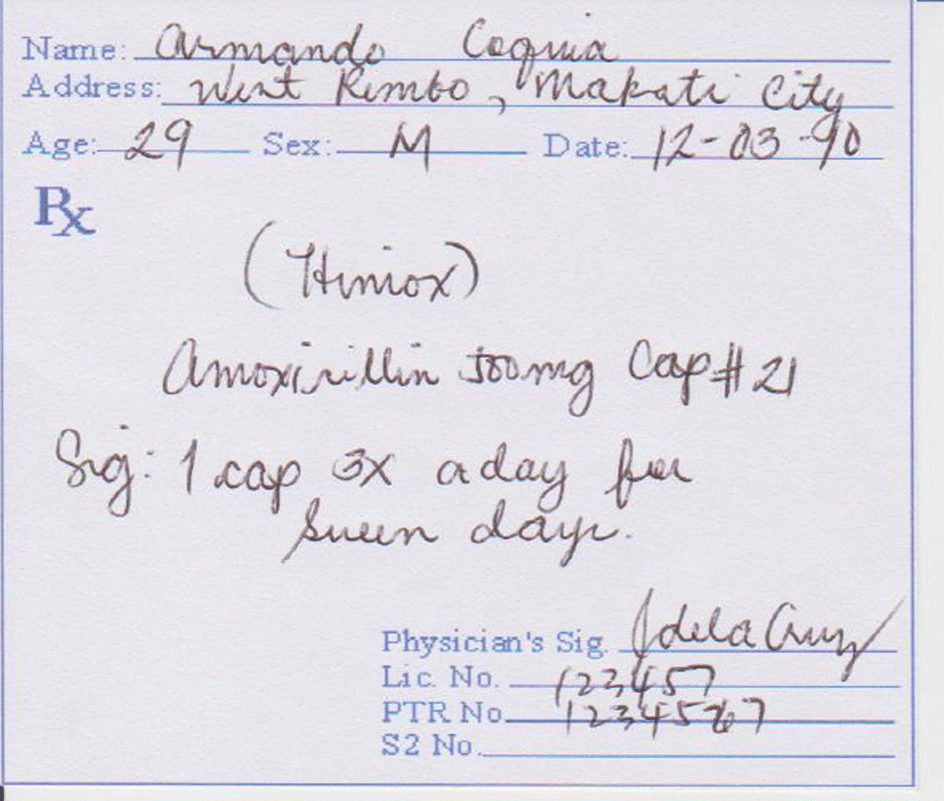
#> input picture image.png, 944 x 801 px
$ python test.py
#> lines starting #> are read from the running program, lines starting #| are printed output that depends on the picture; after the words box and inside, x2 and y2 are one past the last pixel; in counts of white or black regions, pixels touching at a corner belong together
### opencv3.py
class ComputerVisi:
    def __init__(self):

        self.extracted_text = """
        Name armando cogua
        Address wint Remto makare city
        Age 29
        R
        X
        Thmox
        Amoxirillin S00  mg Oap#2
        Sg I cap a day for
        sveen dayu
        Physician's Sig ldelacrey
        Lic 12345
        PTR 1234567
        """
CV = ComputerVisi()

### test.py
import cv2
import pytesseract
from PIL import Image
from opencv3 import CV
image_path = "image.png"
image = cv2.imread(image_path)
#> image is the input picture: shape (801, 944, 3); mean B, G, R 229.4, 221.2, 223.9
gray = cv2.cvtColor(image, cv2.COLOR_BGR2GRAY)
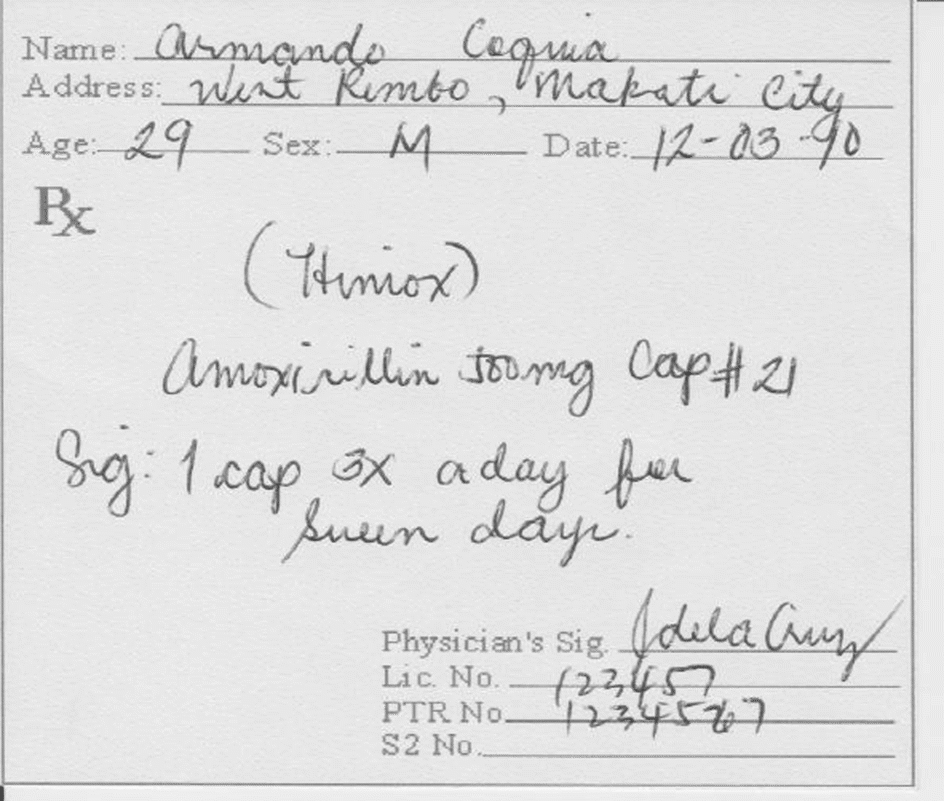
#> gray: shape (801, 944); min 70, max 251, mean 222.9
_, thresh = cv2.threshold(gray, 150, 255, cv2.THRESH_BINARY_INV)
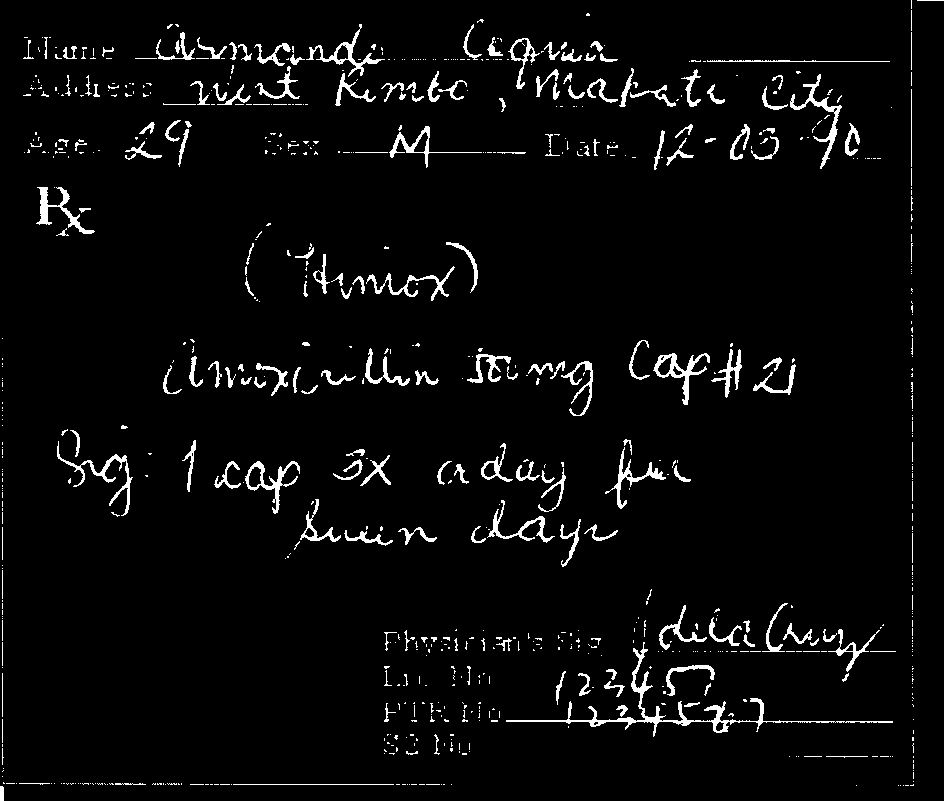
#> thresh: shape (801, 944); 3.9% white; 790 white regions (596 under 20 px), largest, box (x1, y1, x2, y2) and area: (506, 642, 893, 737) 1961, (790, 74, 842, 169) 721, (57, 441, 133, 516) 709
#> (the run stopped early here; a loop or call above may not have finished)
